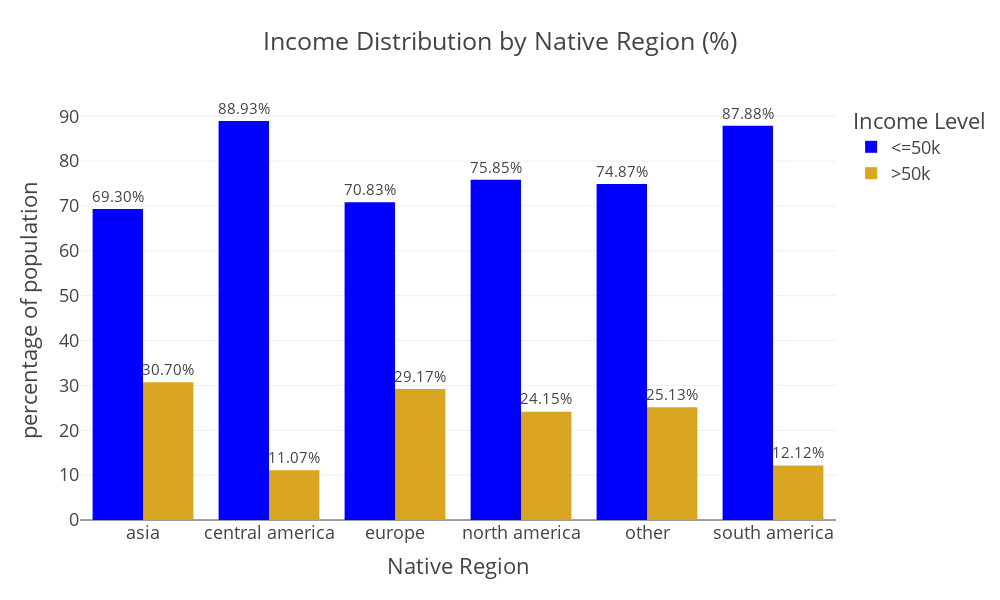

Here is the notebook cell this chart was saved with:
### Code cell
fig = px.bar(
    adult_df_income_native_region,  
    x = "native_region",     
    y = "percentage",
    color = "income",
    title ="Income Distribution by Native Region (%)",
    barmode="group",
    height= 600,
    width= 1000,
    color_discrete_sequence=['blue', 'goldenrod'],
    text="percentage"
)
fig.update_layout(template = "presentation",xaxis_title="Native Region",
                  yaxis_title="percentage of population",
                  legend_title=dict(text="Income Level"),
                paper_bgcolor = "rgba(0, 0, 0, 0)",plot_bgcolor = "rgba(0, 0, 0, 0)")
fig.update_traces(texttemplate = "%{text:.2f}%",textposition="outside")
fig.show()
fig.write_image(os.path.join(results_dir, 'Income_distribution_by_Native_Region_chart.jpg'))
fig.write_image(os.path.join(results_dir, 'Income_distribution_by_Native_Region_chart.png'))
fig.write_html(os.path.join(results_dir, 'Income_distribution_by_Native_Region_chart.html'))

### Figure 1 — Plotly figure (JSON) as saved in the notebook; plotly's stock layout.template omitted (floating-point values rounded to 4 significant figures)
{"data": [{"alignmentgroup": "True", "hovertemplate": "income=<=50k<br>native_region=%{x}<br>percentage=%{text}<extra></extra>", "legendgroup": "<=50k", "marker": {"color": "blue", "pattern": {"shape": ""}}, "name": "<=50k", "offsetgroup": "<=50k", "orientation": "v", "showlegend": true, "text": [69.3, 88.93, 70.83, 75.85, 74.87, 87.88], "textposition": "outside", "texttemplate": "%{text:.2f}%", "type": "bar", "x": ["asia", "central america", "europe", "north america", "other", "south america"], "xaxis": "x", "y": [69.3, 88.93, 70.83, 75.85, 74.87, 87.88], "yaxis": "y"}, {"alignmentgroup": "True", "hovertemplate": "income=>50k<br>native_region=%{x}<br>percentage=%{text}<extra></extra>", "legendgroup": ">50k", "marker": {"color": "goldenrod", "pattern": {"shape": ""}}, "name": ">50k", "offsetgroup": ">50k", "orientation": "v", "showlegend": true, "text": [30.7, 11.07, 29.17, 24.15, 25.13, 12.12], "textposition": "outside", "texttemplate": "%{text:.2f}%", "type": "bar", "x": ["asia", "central america", "europe", "north america", "other", "south america"], "xaxis": "x", "y": [30.7, 11.07, 29.17, 24.15, 25.13, 12.12], "yaxis": "y"}], "layout": {"barmode": "group", "height": 600, "legend": {"title": {"text": "Income Level"}, "tracegroupgap": 0}, "paper_bgcolor": "rgba(0, 0, 0, 0)", "plot_bgcolor": "rgba(0, 0, 0, 0)", "title": {"text": "Income Distribution by Native Region (%)"}, "width": 1000, "xaxis": {"anchor": "y", "autorange": true, "domain": [0, 1], "range": [-0.5, 5.5], "title": {"text": "Native Region"}, "type": "category"}, "yaxis": {"anchor": "x", "autorange": true, "domain": [0, 1], "range": [0, 93.61], "title": {"text": "percentage of population"}, "type": "linear"}}}
